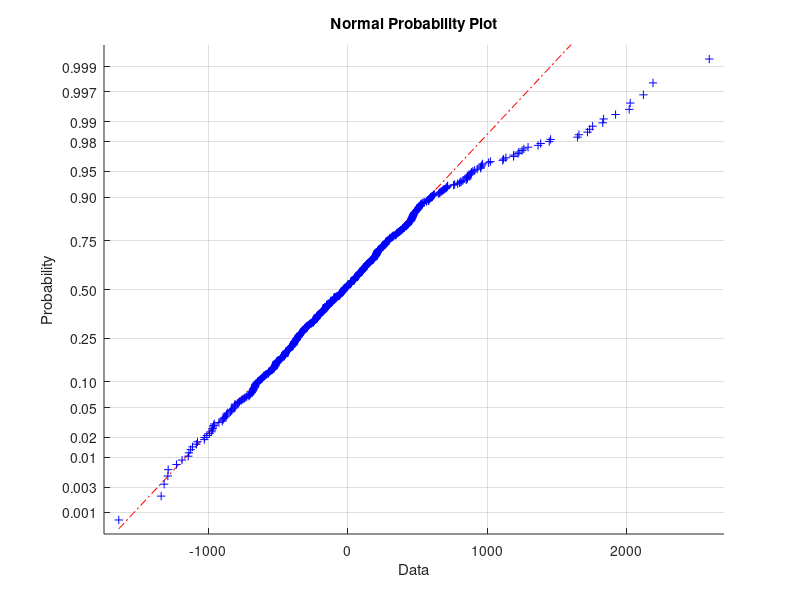

Recreate this plot in MATLAB.
clear
close

load birth.dat
mmotion = birth(:,25);
fvikt = birth(:,3);
mlangd = birth(:,16);
mvikt = birth(:,15);
mlatt = birth(:,23);
mrok = birth(:,20)>2;
x = [mlatt mvikt mrok];

X = [ones(size(mvikt)) mvikt];
X_tak = [ones(size(x(:,1))) x(:,1) x(:,2) x(:,3)]; 

b = regress(fvikt, X);
[b_tak, bint, ~, ~, stats] = regress(fvikt, X_tak);

r = X_tak*b_tak - fvikt;

normplot(r)
hold on



